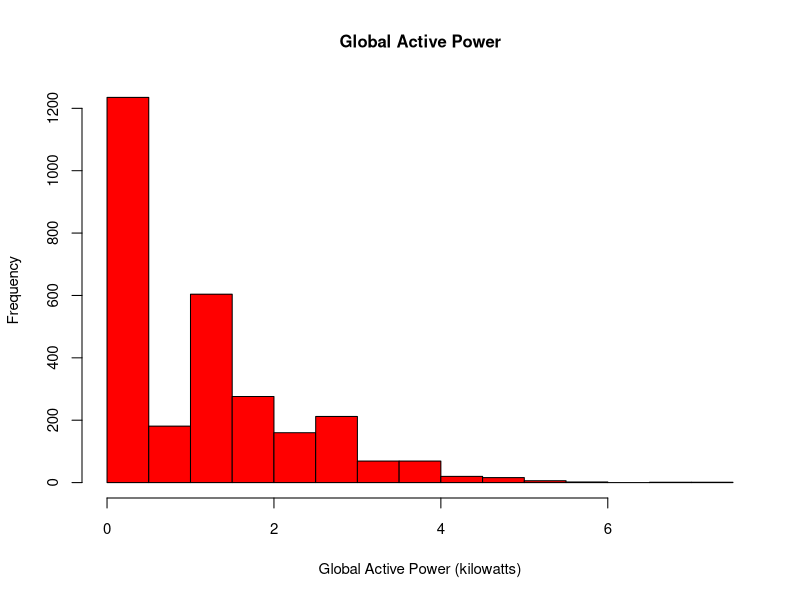

This chart was generated by the following R code:
# plot1.R - R code to generate plot1.png

# Read the data file (already limited to data for Feb. 1-2, 2007)
data <- read.csv("household_power_2days.txt", sep=";", stringsAsFactors=FALSE)

# Convert Date & Time variables to Date/Time classes
data$Date <- as.Date(data$Date, "%d/%m/%Y")
data$Time <- strptime(paste(data$Date, data$Time), "%Y-%m-%d %H:%M:%S")

# Create the plot, slight adjustment to size of title/axis labels
png(file="plot1.png", bg="transparent") # png default size is 480x480
with(data, {
    hist(Global_active_power, main="Global Active Power", 
         xlab="Global Active Power (kilowatts)", col="red", 
         cex.axis=0.9, cex.lab=0.9, cex.main=1)
})

dev.off()